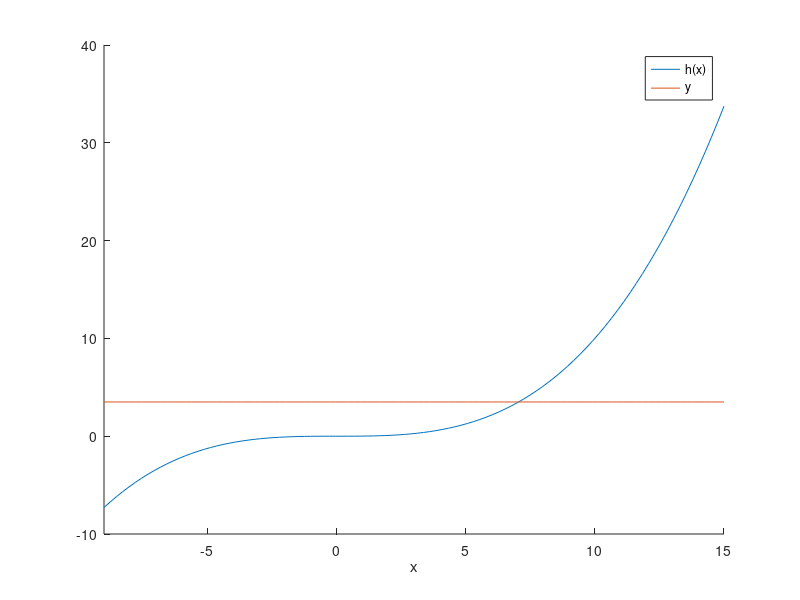
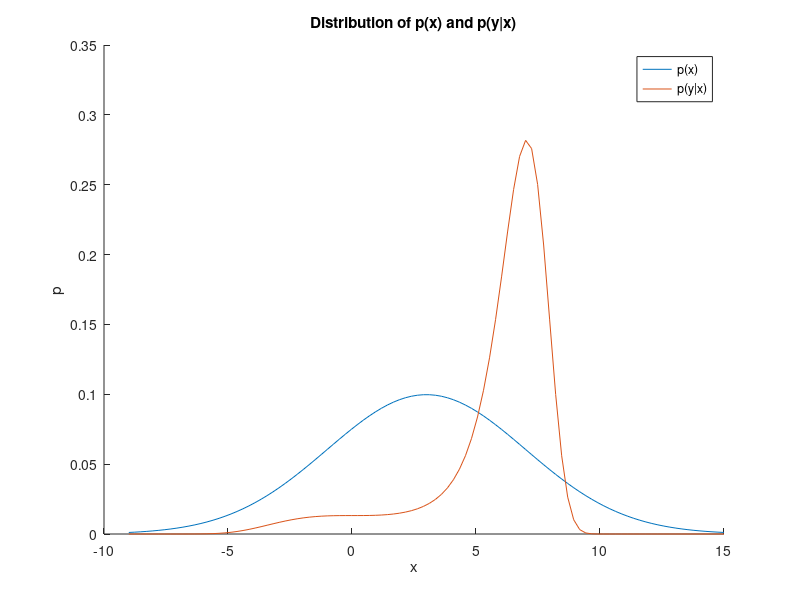
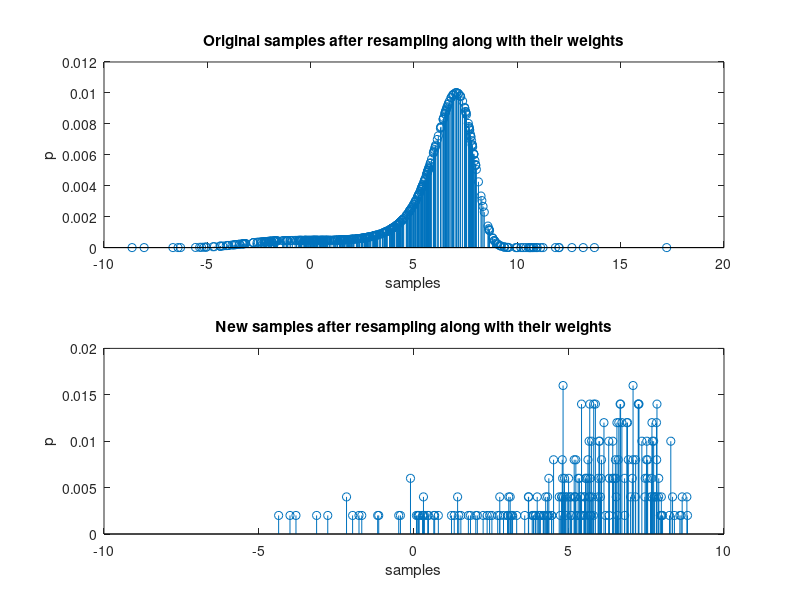

Source code (MATLAB) for these figures, in order:
clc;clear
%% Task a
mu_x = 3;
sigma_x = 4;
x = linspace(mu_x - 3*sigma_x,mu_x + 3*sigma_x,100);
h_x = 0.01*x.^3;
y = 3.5*ones(length(x),1);
figure
xlim([mu_x - 3*sigma_x,mu_x + 3*sigma_x])
hold on
plot(x,h_x);
plot(x,y)
xlabel('x')
legend('h(x)','y')

p_x = normpdf(x,mu_x,sigma_x);
p_y = normpdf(h_x,3.5,sqrt(2));
figure
hold on
plot(x,p_x)
plot(x,p_y)
title('Distribution of p(x) and p(y|x)')
xlabel('x')
ylabel('p')
legend('p(x)','p(y|x)')

%% Task b
% Generate samples from proposal
n = 500;
samples = normrnd(mu_x,sigma_x,n,1);
pyx = normpdf(0.01*samples.^3,3.5,sqrt(2));
% y_samples = 0.01*samples.^3 + sqrt(2)*randn(n,1);
w_tilde = 1/n*pyx;
w = w_tilde/(sum(w_tilde));
E_xy = sum(samples.*w);
Var_xy = mean((E_xy-samples).^2);

% figure
% hold on
% for i = 1:n
%     plot([samples(i) samples(i)],[0, w(i)],'k');
% end


%% Task c
% Resampling
u = sort(rand(n,1));
px_cum = cumsum(w);
[~,idx1] = sort([u;px_cum]);
idx2 = find(idx1<=n);
idx = idx2 - (0:n-1)';
resamples = samples(idx);
w_resample = ones(n,1)/n;
E_resample = sum(resamples.*w_resample);

p = find([n;diff(idx);n]);
values = idx(p(1:end-1));
instances = diff(p);
temp = [unique(idx) instances];
[~,idx_unique] = unique(idx);
resamples = resamples(idx_unique);
n_unique = length(instances);
w_resample = ones(n_unique,1)/n.*instances;

figure
subplot(2,1,1)
stem(samples,w)
xlabel('samples')
ylabel('p')
title('Original samples after resampling along with their weights')
subplot(2,1,2)
stem(resamples,w_resample)
xlabel('samples')
ylabel('p')
title('New samples after resampling along with their weights')
